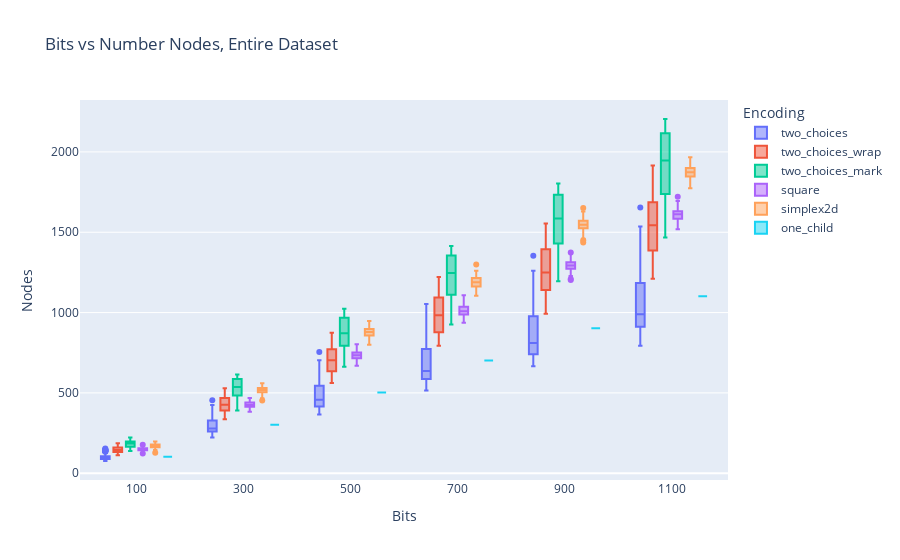
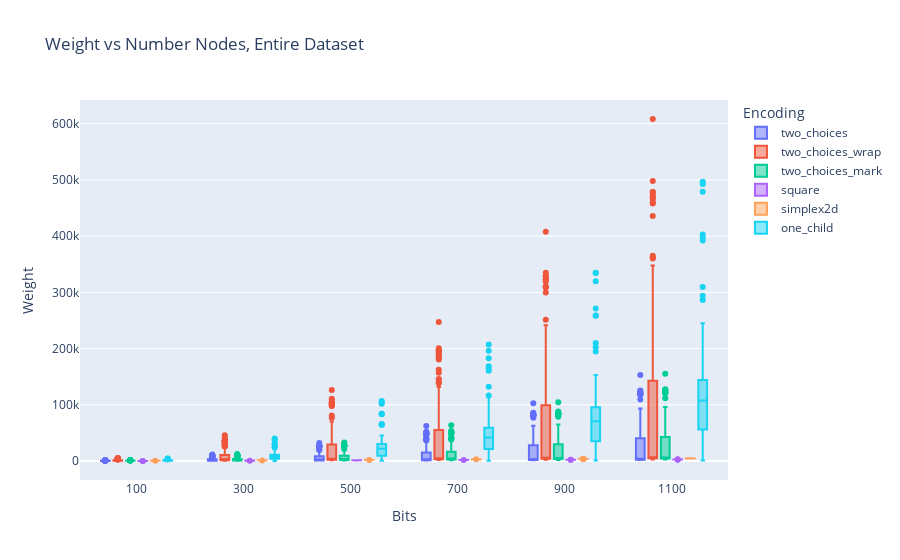
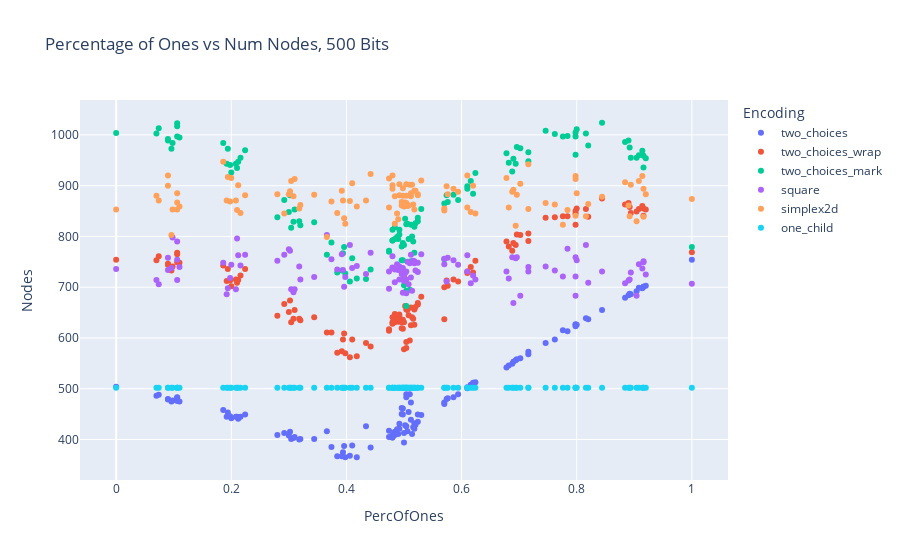
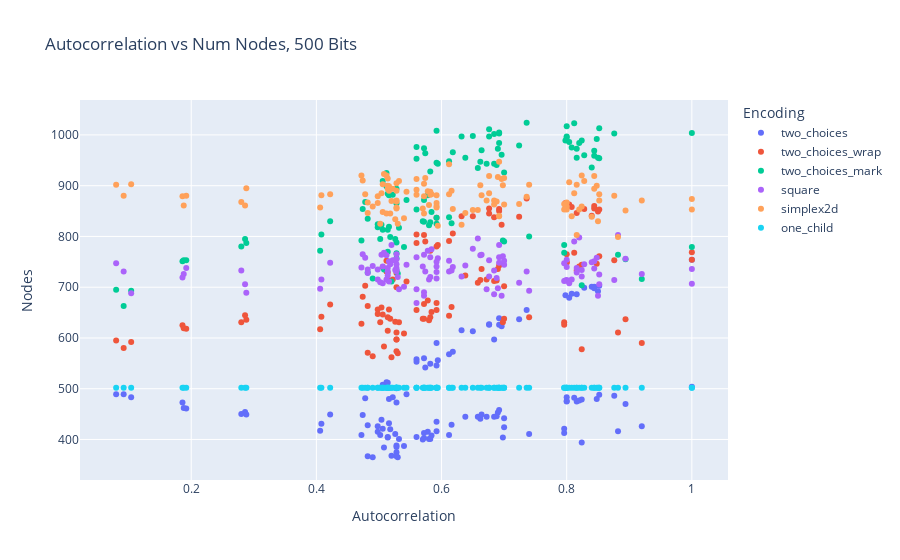

The cell these charts' notebook holds for them, in order:
### Markdown cell above
#### 4. Reports

### Code cell
fig = px.box(df, x="Bits", y="Nodes", color="Encoding", 
             title="Bits vs Number Nodes, Entire Dataset")
fig.show()

fig = px.box(df, x="Bits", y="Weight", color="Encoding", 
             title="Weight vs Number Nodes, Entire Dataset")
fig.show()

df_500 = df[df['Bits'] == 500] 
fig = px.scatter(df_500, x="PercOfOnes", y="Nodes", color="Encoding", 
             title="Percentage of Ones vs Num Nodes, 500 Bits")
fig.show()

fig = px.scatter(df_500, x="Autocorrelation", y="Nodes", color="Encoding", 
             title="Autocorrelation vs Num Nodes, 500 Bits")
fig.show()

### Figure 1 — Plotly figure (JSON) as saved in the notebook; plotly's stock layout.template omitted (floating-point values rounded to 4 significant figures; data arrays with more than 128 entries replaced by an {"elided": "..."} marker saying what was removed)
{"data": [{"alignmentgroup": "True", "hovertemplate": "Encoding=two_choices<br>Bits=%{x}<br>Nodes=%{y}<extra></extra>", "legendgroup": "two_choices", "marker": {"color": "#636efa"}, "name": "two_choices", "notched": false, "offsetgroup": "two_choices", "orientation": "v", "showlegend": true, "type": "box", "x": {"elided": "714 int values"}, "x0": " ", "xaxis": "x", "y": {"elided": "714 int values"}, "y0": " ", "yaxis": "y"}, {"alignmentgroup": "True", "hovertemplate": "Encoding=two_choices_wrap<br>Bits=%{x}<br>Nodes=%{y}<extra></extra>", "legendgroup": "two_choices_wrap", "marker": {"color": "#EF553B"}, "name": "two_choices_wrap", "notched": false, "offsetgroup": "two_choices_wrap", "orientation": "v", "showlegend": true, "type": "box", "x": {"elided": "714 int values"}, "x0": " ", "xaxis": "x", "y": {"elided": "714 int values"}, "y0": " ", "yaxis": "y"}, {"alignmentgroup": "True", "hovertemplate": "Encoding=two_choices_mark<br>Bits=%{x}<br>Nodes=%{y}<extra></extra>", "legendgroup": "two_choices_mark", "marker": {"color": "#00cc96"}, "name": "two_choices_mark", "notched": false, "offsetgroup": "two_choices_mark", "orientation": "v", "showlegend": true, "type": "box", "x": {"elided": "714 int values"}, "x0": " ", "xaxis": "x", "y": {"elided": "714 int values"}, "y0": " ", "yaxis": "y"}, {"alignmentgroup": "True", "hovertemplate": "Encoding=square<br>Bits=%{x}<br>Nodes=%{y}<extra></extra>", "legendgroup": "square", "marker": {"color": "#ab63fa"}, "name": "square", "notched": false, "offsetgroup": "square", "orientation": "v", "showlegend": true, "type": "box", "x": {"elided": "714 int values"}, "x0": " ", "xaxis": "x", "y": {"elided": "714 int values"}, "y0": " ", "yaxis": "y"}, {"alignmentgroup": "True", "hovertemplate": "Encoding=simplex2d<br>Bits=%{x}<br>Nodes=%{y}<extra></extra>", "legendgroup": "simplex2d", "marker": {"color": "#FFA15A"}, "name": "simplex2d", "notched": false, "offsetgroup": "simplex2d", "orientation": "v", "showlegend": true, "type": "box", "x": {"elided": "714 int values"}, "x0": " ", "xaxis": "x", "y": {"elided": "714 int values"}, "y0": " ", "yaxis": "y"}, {"alignmentgroup": "True", "hovertemplate": "Encoding=one_child<br>Bits=%{x}<br>Nodes=%{y}<extra></extra>", "legendgroup": "one_child", "marker": {"color": "#19d3f3"}, "name": "one_child", "notched": false, "offsetgroup": "one_child", "orientation": "v", "showlegend": true, "type": "box", "x": {"elided": "714 int values"}, "x0": " ", "xaxis": "x", "y": {"elided": "714 int values"}, "y0": " ", "yaxis": "y"}], "layout": {"boxmode": "group", "legend": {"title": {"text": "Encoding"}, "tracegroupgap": 0}, "title": {"text": "Bits vs Number Nodes, Entire Dataset"}, "xaxis": {"anchor": "y", "domain": [0, 1], "title": {"text": "Bits"}}, "yaxis": {"anchor": "x", "domain": [0, 1], "title": {"text": "Nodes"}}}}

### Figure 2 — Plotly figure (JSON) as saved in the notebook; plotly's stock layout.template omitted (floating-point values rounded to 4 significant figures; data arrays with more than 128 entries replaced by an {"elided": "..."} marker saying what was removed)
{"data": [{"alignmentgroup": "True", "hovertemplate": "Encoding=two_choices<br>Bits=%{x}<br>Weight=%{y}<extra></extra>", "legendgroup": "two_choices", "marker": {"color": "#636efa"}, "name": "two_choices", "notched": false, "offsetgroup": "two_choices", "orientation": "v", "showlegend": true, "type": "box", "x": {"elided": "714 int values"}, "x0": " ", "xaxis": "x", "y": {"elided": "714 int values"}, "y0": " ", "yaxis": "y"}, {"alignmentgroup": "True", "hovertemplate": "Encoding=two_choices_wrap<br>Bits=%{x}<br>Weight=%{y}<extra></extra>", "legendgroup": "two_choices_wrap", "marker": {"color": "#EF553B"}, "name": "two_choices_wrap", "notched": false, "offsetgroup": "two_choices_wrap", "orientation": "v", "showlegend": true, "type": "box", "x": {"elided": "714 int values"}, "x0": " ", "xaxis": "x", "y": {"elided": "714 int values"}, "y0": " ", "yaxis": "y"}, {"alignmentgroup": "True", "hovertemplate": "Encoding=two_choices_mark<br>Bits=%{x}<br>Weight=%{y}<extra></extra>", "legendgroup": "two_choices_mark", "marker": {"color": "#00cc96"}, "name": "two_choices_mark", "notched": false, "offsetgroup": "two_choices_mark", "orientation": "v", "showlegend": true, "type": "box", "x": {"elided": "714 int values"}, "x0": " ", "xaxis": "x", "y": {"elided": "714 int values"}, "y0": " ", "yaxis": "y"}, {"alignmentgroup": "True", "hovertemplate": "Encoding=square<br>Bits=%{x}<br>Weight=%{y}<extra></extra>", "legendgroup": "square", "marker": {"color": "#ab63fa"}, "name": "square", "notched": false, "offsetgroup": "square", "orientation": "v", "showlegend": true, "type": "box", "x": {"elided": "714 int values"}, "x0": " ", "xaxis": "x", "y": {"elided": "714 int values"}, "y0": " ", "yaxis": "y"}, {"alignmentgroup": "True", "hovertemplate": "Encoding=simplex2d<br>Bits=%{x}<br>Weight=%{y}<extra></extra>", "legendgroup": "simplex2d", "marker": {"color": "#FFA15A"}, "name": "simplex2d", "notched": false, "offsetgroup": "simplex2d", "orientation": "v", "showlegend": true, "type": "box", "x": {"elided": "714 int values"}, "x0": " ", "xaxis": "x", "y": {"elided": "714 int values"}, "y0": " ", "yaxis": "y"}, {"alignmentgroup": "True", "hovertemplate": "Encoding=one_child<br>Bits=%{x}<br>Weight=%{y}<extra></extra>", "legendgroup": "one_child", "marker": {"color": "#19d3f3"}, "name": "one_child", "notched": false, "offsetgroup": "one_child", "orientation": "v", "showlegend": true, "type": "box", "x": {"elided": "714 int values"}, "x0": " ", "xaxis": "x", "y": {"elided": "714 int values"}, "y0": " ", "yaxis": "y"}], "layout": {"boxmode": "group", "legend": {"title": {"text": "Encoding"}, "tracegroupgap": 0}, "title": {"text": "Weight vs Number Nodes, Entire Dataset"}, "xaxis": {"anchor": "y", "domain": [0, 1], "title": {"text": "Bits"}}, "yaxis": {"anchor": "x", "domain": [0, 1], "title": {"text": "Weight"}}}}

### Figure 3 — Plotly figure (JSON) as saved in the notebook; plotly's stock layout.template omitted (floating-point values rounded to 4 significant figures)
{"data": [{"hovertemplate": "Encoding=two_choices<br>PercOfOnes=%{x}<br>Nodes=%{y}<extra></extra>", "legendgroup": "two_choices", "marker": {"color": "#636efa", "symbol": "circle"}, "mode": "markers", "name": "two_choices", "orientation": "v", "showlegend": true, "type": "scatter", "x": [0.07, 0.11, 0.106, 0.106, 0.074, 0.09, 0.09, 0.096, 0.098, 0.106, 0.212, 0.2, 0.192, 0.21, 0.194, 0.216, 0.224, 0.208, 0.186, 0.198, 0.32, 0.308, 0.302, 0.344, 0.292, 0.304, 0.318, 0.28, 0.31, 0.3, 0.41, 0.442, 0.384, 0.374, 0.398, 0.394, 0.396, 0.418, 0.392, 0.406, 0.504, 0.518, 0.474, 0.49, 0.484, 0.484, 0.48, 0.53, 0.492, 0.48, 0.576, 0.624, 0.574, 0.586, 0.61, 0.61, 0.616, 0.57, 0.62, 0.594, 0.716, 0.694, 0.688, 0.716, 0.702, 0.682, 0.696, 0.746, 0.69, 0.678, 0.798, 0.8, 0.776, 0.784, 0.82, 0.844, 0.798, 0.798, 0.762, 0.816, 0.89, 0.884, 0.894, 0.916, 0.916, 0.904, 0.892, 0.914, 0.908, 0.92, 0, 1, 0.51, 0.504, 0.504, 0.512, 0.498, 0.496, 0.496, 0.508, 0.498, 0.474, 0.492, 0.524, 0.512, 0.502, 0.488, 0.524, 0.506, 0.52, 0.514, 0.516, 0.48, 0.5, 0.5, 0.518, 0.434, 0.366, 0.57], "xaxis": "x", "y": [486, 475, 482, 483, 488, 480, 479, 475, 477, 476, 441, 442, 445, 445, 453, 445, 449, 445, 458, 446, 401, 403, 415, 401, 413, 401, 400, 409, 405, 408, 388, 384, 367, 385, 365, 375, 387, 365, 367, 368, 426, 432, 405, 411, 409, 415, 409, 448, 421, 404, 481, 513, 480, 483, 503, 501, 508, 473, 512, 489, 568, 556, 549, 573, 560, 546, 558, 590, 553, 542, 627, 626, 615, 613, 637, 655, 626, 623, 597, 639, 684, 679, 686, 701, 701, 692, 687, 698, 699, 703, 504, 754, 489, 489, 483, 473, 461, 462, 450, 454, 449, 417, 431, 449, 439, 428, 420, 435, 416, 429, 411, 424, 404, 394, 413, 421, 426, 416, 470], "yaxis": "y"}, {"hovertemplate": "Encoding=two_choices_wrap<br>PercOfOnes=%{x}<br>Nodes=%{y}<extra></extra>", "legendgroup": "two_choices_wrap", "marker": {"color": "#EF553B", "symbol": "circle"}, "mode": "markers", "name": "two_choices_wrap", "orientation": "v", "showlegend": true, "type": "scatter", "x": [0.07, 0.11, 0.106, 0.106, 0.074, 0.09, 0.09, 0.096, 0.098, 0.106, 0.212, 0.2, 0.192, 0.21, 0.194, 0.216, 0.224, 0.208, 0.186, 0.198, 0.32, 0.308, 0.302, 0.344, 0.292, 0.304, 0.318, 0.28, 0.31, 0.3, 0.41, 0.442, 0.384, 0.374, 0.398, 0.394, 0.396, 0.418, 0.392, 0.406, 0.504, 0.518, 0.474, 0.49, 0.484, 0.484, 0.48, 0.53, 0.492, 0.48, 0.576, 0.624, 0.574, 0.586, 0.61, 0.61, 0.616, 0.57, 0.62, 0.594, 0.716, 0.694, 0.688, 0.716, 0.702, 0.682, 0.696, 0.746, 0.69, 0.678, 0.798, 0.8, 0.776, 0.784, 0.82, 0.844, 0.798, 0.798, 0.762, 0.816, 0.89, 0.884, 0.894, 0.916, 0.916, 0.904, 0.892, 0.914, 0.908, 0.92, 0, 1, 0.51, 0.504, 0.504, 0.512, 0.498, 0.496, 0.496, 0.508, 0.498, 0.474, 0.492, 0.524, 0.512, 0.502, 0.488, 0.524, 0.506, 0.52, 0.514, 0.516, 0.48, 0.5, 0.5, 0.518, 0.434, 0.366, 0.57], "xaxis": "x", "y": [753, 748, 768, 765, 761, 746, 744, 733, 741, 749, 714, 702, 712, 709, 736, 723, 736, 715, 743, 713, 635, 638, 674, 641, 667, 631, 638, 644, 655, 651, 597, 583, 571, 611, 570, 597, 609, 564, 574, 562, 656, 656, 614, 632, 631, 647, 628, 681, 646, 641, 703, 752, 713, 715, 731, 728, 740, 700, 729, 711, 791, 783, 772, 806, 803, 780, 804, 837, 787, 790, 845, 855, 840, 840, 839, 875, 850, 823, 838, 854, 866, 863, 846, 855, 841, 849, 858, 860, 854, 853, 754, 769, 595, 580, 592, 625, 618, 619, 631, 645, 636, 617, 642, 666, 660, 663, 638, 669, 655, 661, 641, 638, 631, 578, 631, 626, 590, 611, 637], "yaxis": "y"}, {"hovertemplate": "Encoding=two_choices_mark<br>PercOfOnes=%{x}<br>Nodes=%{y}<extra></extra>", "legendgroup": "two_choices_mark", "marker": {"color": "#00cc96", "symbol": "circle"}, "mode": "markers", "name": "two_choices_mark", "orientation": "v", "showlegend": true, "type": "scatter", "x": [0.07, 0.11, 0.106, 0.106, 0.074, 0.09, 0.09, 0.096, 0.098, 0.106, 0.212, 0.2, 0.192, 0.21, 0.194, 0.216, 0.224, 0.208, 0.186, 0.198, 0.32, 0.308, 0.302, 0.344, 0.292, 0.304, 0.318, 0.28, 0.31, 0.3, 0.41, 0.442, 0.384, 0.374, 0.398, 0.394, 0.396, 0.418, 0.392, 0.406, 0.504, 0.518, 0.474, 0.49, 0.484, 0.484, 0.48, 0.53, 0.492, 0.48, 0.576, 0.624, 0.574, 0.586, 0.61, 0.61, 0.616, 0.57, 0.62, 0.594, 0.716, 0.694, 0.688, 0.716, 0.702, 0.682, 0.696, 0.746, 0.69, 0.678, 0.798, 0.8, 0.776, 0.784, 0.82, 0.844, 0.798, 0.798, 0.762, 0.816, 0.89, 0.884, 0.894, 0.916, 0.916, 0.904, 0.892, 0.914, 0.908, 0.92, 0, 1, 0.51, 0.504, 0.504, 0.512, 0.498, 0.496, 0.496, 0.508, 0.498, 0.474, 0.492, 0.524, 0.512, 0.502, 0.488, 0.524, 0.506, 0.52, 0.514, 0.516, 0.48, 0.5, 0.5, 0.518, 0.434, 0.366, 0.57], "xaxis": "x", "y": [1003, 995, 1023, 1017, 1013, 992, 989, 973, 984, 997, 947, 926, 943, 935, 973, 955, 970, 943, 984, 941, 822, 829, 881, 828, 872, 817, 830, 838, 853, 848, 757, 735, 729, 788, 727, 767, 779, 717, 733, 711, 824, 819, 770, 795, 795, 818, 792, 854, 813, 813, 868, 925, 881, 882, 899, 894, 909, 865, 884, 872, 948, 943, 928, 966, 974, 945, 976, 1008, 953, 964, 997, 1011, 997, 998, 979, 1024, 1005, 961, 1002, 1003, 989, 986, 955, 959, 936, 955, 975, 969, 960, 954, 1004, 779, 695, 663, 693, 751, 753, 753, 780, 795, 787, 772, 804, 830, 823, 835, 799, 837, 825, 826, 800, 790, 792, 704, 783, 768, 716, 764, 755], "yaxis": "y"}, {"hovertemplate": "Encoding=square<br>PercOfOnes=%{x}<br>Nodes=%{y}<extra></extra>", "legendgroup": "square", "marker": {"color": "#ab63fa", "symbol": "circle"}, "mode": "markers", "name": "square", "orientation": "v", "showlegend": true, "type": "scatter", "x": [0.07, 0.11, 0.106, 0.106, 0.074, 0.09, 0.09, 0.096, 0.098, 0.106, 0.212, 0.2, 0.192, 0.21, 0.194, 0.216, 0.224, 0.208, 0.186, 0.198, 0.32, 0.308, 0.302, 0.344, 0.292, 0.304, 0.318, 0.28, 0.31, 0.3, 0.41, 0.442, 0.384, 0.374, 0.398, 0.394, 0.396, 0.418, 0.392, 0.406, 0.504, 0.518, 0.474, 0.49, 0.484, 0.484, 0.48, 0.53, 0.492, 0.48, 0.576, 0.624, 0.574, 0.586, 0.61, 0.61, 0.616, 0.57, 0.62, 0.594, 0.716, 0.694, 0.688, 0.716, 0.702, 0.682, 0.696, 0.746, 0.69, 0.678, 0.798, 0.8, 0.776, 0.784, 0.82, 0.844, 0.798, 0.798, 0.762, 0.816, 0.89, 0.884, 0.894, 0.916, 0.916, 0.904, 0.892, 0.914, 0.908, 0.92, 0, 1, 0.51, 0.504, 0.504, 0.512, 0.498, 0.496, 0.496, 0.508, 0.498, 0.474, 0.492, 0.524, 0.512, 0.502, 0.488, 0.524, 0.506, 0.52, 0.514, 0.516, 0.48, 0.5, 0.5, 0.518, 0.434, 0.366, 0.57], "xaxis": "x", "y": [714, 740, 790, 754, 706, 758, 734, 738, 798, 714, 763, 744, 686, 796, 698, 743, 764, 696, 748, 718, 715, 690, 772, 720, 764, 696, 741, 752, 696, 775, 738, 768, 735, 755, 720, 734, 701, 742, 765, 783, 715, 751, 731, 734, 710, 735, 739, 765, 741, 738, 758, 715, 711, 753, 763, 731, 708, 745, 723, 744, 731, 757, 759, 740, 683, 717, 759, 741, 669, 731, 721, 753, 721, 776, 709, 731, 759, 683, 733, 783, 713, 708, 729, 751, 749, 683, 715, 737, 745, 725, 736, 707, 747, 731, 688, 719, 738, 726, 733, 706, 689, 697, 715, 748, 764, 728, 745, 730, 750, 733, 693, 752, 761, 721, 712, 747, 726, 803, 756], "yaxis": "y"}, {"hovertemplate": "Encoding=simplex2d<br>PercOfOnes=%{x}<br>Nodes=%{y}<extra></extra>", "legendgroup": "simplex2d", "marker": {"color": "#FFA15A", "symbol": "circle"}, "mode": "markers", "name": "simplex2d", "orientation": "v", "showlegend": true, "type": "scatter", "x": [0.07, 0.11, 0.106, 0.106, 0.074, 0.09, 0.09, 0.096, 0.098, 0.106, 0.212, 0.2, 0.192, 0.21, 0.194, 0.216, 0.224, 0.208, 0.186, 0.198, 0.32, 0.308, 0.302, 0.344, 0.292, 0.304, 0.318, 0.28, 0.31, 0.3, 0.41, 0.442, 0.384, 0.374, 0.398, 0.394, 0.396, 0.418, 0.392, 0.406, 0.504, 0.518, 0.474, 0.49, 0.484, 0.484, 0.48, 0.53, 0.492, 0.48, 0.576, 0.624, 0.574, 0.586, 0.61, 0.61, 0.616, 0.57, 0.62, 0.594, 0.716, 0.694, 0.688, 0.716, 0.702, 0.682, 0.696, 0.746, 0.69, 0.678, 0.798, 0.8, 0.776, 0.784, 0.82, 0.844, 0.798, 0.798, 0.762, 0.816, 0.89, 0.884, 0.894, 0.916, 0.916, 0.904, 0.892, 0.914, 0.908, 0.92, 0, 1, 0.51, 0.504, 0.504, 0.512, 0.498, 0.496, 0.496, 0.508, 0.498, 0.474, 0.492, 0.524, 0.512, 0.502, 0.488, 0.524, 0.506, 0.52, 0.514, 0.516, 0.48, 0.5, 0.5, 0.518, 0.434, 0.366, 0.57], "xaxis": "x", "y": [880, 859, 885, 853, 871, 900, 920, 803, 853, 867, 901, 915, 871, 852, 917, 846, 881, 871, 947, 869, 862, 879, 889, 882, 845, 909, 855, 883, 913, 883, 905, 923, 846, 869, 825, 871, 836, 859, 890, 870, 866, 890, 914, 834, 825, 879, 920, 910, 903, 894, 883, 845, 899, 894, 920, 857, 848, 855, 900, 888, 942, 821, 888, 854, 904, 857, 882, 866, 892, 915, 919, 885, 823, 852, 864, 878, 841, 913, 863, 840, 861, 907, 902, 894, 839, 830, 840, 919, 909, 883, 853, 874, 902, 880, 903, 879, 880, 861, 868, 861, 895, 857, 881, 883, 885, 867, 845, 881, 860, 890, 902, 863, 901, 859, 864, 853, 871, 799, 851], "yaxis": "y"}, {"hovertemplate": "Encoding=one_child<br>PercOfOnes=%{x}<br>Nodes=%{y}<extra></extra>", "legendgroup": "one_child", "marker": {"color": "#19d3f3", "symbol": "circle"}, "mode": "markers", "name": "one_child", "orientation": "v", "showlegend": true, "type": "scatter", "x": [0.07, 0.11, 0.106, 0.106, 0.074, 0.09, 0.09, 0.096, 0.098, 0.106, 0.212, 0.2, 0.192, 0.21, 0.194, 0.216, 0.224, 0.208, 0.186, 0.198, 0.32, 0.308, 0.302, 0.344, 0.292, 0.304, 0.318, 0.28, 0.31, 0.3, 0.41, 0.442, 0.384, 0.374, 0.398, 0.394, 0.396, 0.418, 0.392, 0.406, 0.504, 0.518, 0.474, 0.49, 0.484, 0.484, 0.48, 0.53, 0.492, 0.48, 0.576, 0.624, 0.574, 0.586, 0.61, 0.61, 0.616, 0.57, 0.62, 0.594, 0.716, 0.694, 0.688, 0.716, 0.702, 0.682, 0.696, 0.746, 0.69, 0.678, 0.798, 0.8, 0.776, 0.784, 0.82, 0.844, 0.798, 0.798, 0.762, 0.816, 0.89, 0.884, 0.894, 0.916, 0.916, 0.904, 0.892, 0.914, 0.908, 0.92, 0, 1, 0.51, 0.504, 0.504, 0.512, 0.498, 0.496, 0.496, 0.508, 0.498, 0.474, 0.492, 0.524, 0.512, 0.502, 0.488, 0.524, 0.506, 0.52, 0.514, 0.516, 0.48, 0.5, 0.5, 0.518, 0.434, 0.366, 0.57], "xaxis": "x", "y": [502, 502, 502, 502, 502, 502, 502, 502, 502, 502, 502, 502, 502, 502, 502, 502, 502, 502, 502, 502, 502, 502, 502, 502, 502, 502, 502, 502, 502, 502, 502, 502, 502, 502, 502, 502, 502, 502, 502, 502, 502, 502, 502, 502, 502, 502, 502, 502, 502, 502, 502, 502, 502, 502, 502, 502, 502, 502, 502, 502, 502, 502, 502, 502, 502, 502, 502, 502, 502, 502, 502, 502, 502, 502, 502, 502, 502, 502, 502, 502, 502, 502, 502, 502, 502, 502, 502, 502, 502, 502, 502, 502, 502, 502, 502, 502, 502, 502, 502, 502, 502, 502, 502, 502, 502, 502, 502, 502, 502, 502, 502, 502, 502, 502, 502, 502, 502, 502, 502], "yaxis": "y"}], "layout": {"legend": {"title": {"text": "Encoding"}, "tracegroupgap": 0}, "title": {"text": "Percentage of Ones vs Num Nodes, 500 Bits"}, "xaxis": {"anchor": "y", "domain": [0, 1], "title": {"text": "PercOfOnes"}}, "yaxis": {"anchor": "x", "domain": [0, 1], "title": {"text": "Nodes"}}}}

### Figure 4 — Plotly figure (JSON) as saved in the notebook; plotly's stock layout.template omitted (floating-point values rounded to 4 significant figures)
{"data": [{"hovertemplate": "Encoding=two_choices<br>Autocorrelation=%{x}<br>Nodes=%{y}<extra></extra>", "legendgroup": "two_choices", "marker": {"color": "#636efa", "symbol": "circle"}, "mode": "markers", "name": "two_choices", "orientation": "v", "showlegend": true, "type": "scatter", "x": [0.876, 0.8, 0.812, 0.8, 0.852, 0.848, 0.824, 0.816, 0.82, 0.8, 0.662, 0.7, 0.684, 0.658, 0.69, 0.638, 0.664, 0.672, 0.692, 0.688, 0.58, 0.572, 0.578, 0.582, 0.572, 0.532, 0.57, 0.612, 0.56, 0.584, 0.528, 0.508, 0.482, 0.528, 0.53, 0.528, 0.54, 0.49, 0.528, 0.52, 0.498, 0.516, 0.514, 0.526, 0.502, 0.498, 0.472, 0.474, 0.506, 0.514, 0.478, 0.512, 0.516, 0.522, 0.512, 0.528, 0.506, 0.528, 0.514, 0.544, 0.612, 0.594, 0.582, 0.618, 0.572, 0.592, 0.56, 0.592, 0.56, 0.574, 0.676, 0.676, 0.632, 0.65, 0.724, 0.736, 0.692, 0.696, 0.684, 0.692, 0.798, 0.804, 0.816, 0.844, 0.84, 0.85, 0.808, 0.844, 0.828, 0.852, 1, 1, 0.08, 0.092, 0.104, 0.186, 0.192, 0.188, 0.28, 0.286, 0.288, 0.406, 0.408, 0.422, 0.504, 0.482, 0.518, 0.592, 0.592, 0.616, 0.74, 0.7, 0.698, 0.824, 0.796, 0.796, 0.92, 0.882, 0.894], "xaxis": "x", "y": [486, 475, 482, 483, 488, 480, 479, 475, 477, 476, 441, 442, 445, 445, 453, 445, 449, 445, 458, 446, 401, 403, 415, 401, 413, 401, 400, 409, 405, 408, 388, 384, 367, 385, 365, 375, 387, 365, 367, 368, 426, 432, 405, 411, 409, 415, 409, 448, 421, 404, 481, 513, 480, 483, 503, 501, 508, 473, 512, 489, 568, 556, 549, 573, 560, 546, 558, 590, 553, 542, 627, 626, 615, 613, 637, 655, 626, 623, 597, 639, 684, 679, 686, 701, 701, 692, 687, 698, 699, 703, 504, 754, 489, 489, 483, 473, 461, 462, 450, 454, 449, 417, 431, 449, 439, 428, 420, 435, 416, 429, 411, 424, 404, 394, 413, 421, 426, 416, 470], "yaxis": "y"}, {"hovertemplate": "Encoding=two_choices_wrap<br>Autocorrelation=%{x}<br>Nodes=%{y}<extra></extra>", "legendgroup": "two_choices_wrap", "marker": {"color": "#EF553B", "symbol": "circle"}, "mode": "markers", "name": "two_choices_wrap", "orientation": "v", "showlegend": true, "type": "scatter", "x": [0.876, 0.8, 0.812, 0.8, 0.852, 0.848, 0.824, 0.816, 0.82, 0.8, 0.662, 0.7, 0.684, 0.658, 0.69, 0.638, 0.664, 0.672, 0.692, 0.688, 0.58, 0.572, 0.578, 0.582, 0.572, 0.532, 0.57, 0.612, 0.56, 0.584, 0.528, 0.508, 0.482, 0.528, 0.53, 0.528, 0.54, 0.49, 0.528, 0.52, 0.498, 0.516, 0.514, 0.526, 0.502, 0.498, 0.472, 0.474, 0.506, 0.514, 0.478, 0.512, 0.516, 0.522, 0.512, 0.528, 0.506, 0.528, 0.514, 0.544, 0.612, 0.594, 0.582, 0.618, 0.572, 0.592, 0.56, 0.592, 0.56, 0.574, 0.676, 0.676, 0.632, 0.65, 0.724, 0.736, 0.692, 0.696, 0.684, 0.692, 0.798, 0.804, 0.816, 0.844, 0.84, 0.85, 0.808, 0.844, 0.828, 0.852, 1, 1, 0.08, 0.092, 0.104, 0.186, 0.192, 0.188, 0.28, 0.286, 0.288, 0.406, 0.408, 0.422, 0.504, 0.482, 0.518, 0.592, 0.592, 0.616, 0.74, 0.7, 0.698, 0.824, 0.796, 0.796, 0.92, 0.882, 0.894], "xaxis": "x", "y": [753, 748, 768, 765, 761, 746, 744, 733, 741, 749, 714, 702, 712, 709, 736, 723, 736, 715, 743, 713, 635, 638, 674, 641, 667, 631, 638, 644, 655, 651, 597, 583, 571, 611, 570, 597, 609, 564, 574, 562, 656, 656, 614, 632, 631, 647, 628, 681, 646, 641, 703, 752, 713, 715, 731, 728, 740, 700, 729, 711, 791, 783, 772, 806, 803, 780, 804, 837, 787, 790, 845, 855, 840, 840, 839, 875, 850, 823, 838, 854, 866, 863, 846, 855, 841, 849, 858, 860, 854, 853, 754, 769, 595, 580, 592, 625, 618, 619, 631, 645, 636, 617, 642, 666, 660, 663, 638, 669, 655, 661, 641, 638, 631, 578, 631, 626, 590, 611, 637], "yaxis": "y"}, {"hovertemplate": "Encoding=two_choices_mark<br>Autocorrelation=%{x}<br>Nodes=%{y}<extra></extra>", "legendgroup": "two_choices_mark", "marker": {"color": "#00cc96", "symbol": "circle"}, "mode": "markers", "name": "two_choices_mark", "orientation": "v", "showlegend": true, "type": "scatter", "x": [0.876, 0.8, 0.812, 0.8, 0.852, 0.848, 0.824, 0.816, 0.82, 0.8, 0.662, 0.7, 0.684, 0.658, 0.69, 0.638, 0.664, 0.672, 0.692, 0.688, 0.58, 0.572, 0.578, 0.582, 0.572, 0.532, 0.57, 0.612, 0.56, 0.584, 0.528, 0.508, 0.482, 0.528, 0.53, 0.528, 0.54, 0.49, 0.528, 0.52, 0.498, 0.516, 0.514, 0.526, 0.502, 0.498, 0.472, 0.474, 0.506, 0.514, 0.478, 0.512, 0.516, 0.522, 0.512, 0.528, 0.506, 0.528, 0.514, 0.544, 0.612, 0.594, 0.582, 0.618, 0.572, 0.592, 0.56, 0.592, 0.56, 0.574, 0.676, 0.676, 0.632, 0.65, 0.724, 0.736, 0.692, 0.696, 0.684, 0.692, 0.798, 0.804, 0.816, 0.844, 0.84, 0.85, 0.808, 0.844, 0.828, 0.852, 1, 1, 0.08, 0.092, 0.104, 0.186, 0.192, 0.188, 0.28, 0.286, 0.288, 0.406, 0.408, 0.422, 0.504, 0.482, 0.518, 0.592, 0.592, 0.616, 0.74, 0.7, 0.698, 0.824, 0.796, 0.796, 0.92, 0.882, 0.894], "xaxis": "x", "y": [1003, 995, 1023, 1017, 1013, 992, 989, 973, 984, 997, 947, 926, 943, 935, 973, 955, 970, 943, 984, 941, 822, 829, 881, 828, 872, 817, 830, 838, 853, 848, 757, 735, 729, 788, 727, 767, 779, 717, 733, 711, 824, 819, 770, 795, 795, 818, 792, 854, 813, 813, 868, 925, 881, 882, 899, 894, 909, 865, 884, 872, 948, 943, 928, 966, 974, 945, 976, 1008, 953, 964, 997, 1011, 997, 998, 979, 1024, 1005, 961, 1002, 1003, 989, 986, 955, 959, 936, 955, 975, 969, 960, 954, 1004, 779, 695, 663, 693, 751, 753, 753, 780, 795, 787, 772, 804, 830, 823, 835, 799, 837, 825, 826, 800, 790, 792, 704, 783, 768, 716, 764, 755], "yaxis": "y"}, {"hovertemplate": "Encoding=square<br>Autocorrelation=%{x}<br>Nodes=%{y}<extra></extra>", "legendgroup": "square", "marker": {"color": "#ab63fa", "symbol": "circle"}, "mode": "markers", "name": "square", "orientation": "v", "showlegend": true, "type": "scatter", "x": [0.876, 0.8, 0.812, 0.8, 0.852, 0.848, 0.824, 0.816, 0.82, 0.8, 0.662, 0.7, 0.684, 0.658, 0.69, 0.638, 0.664, 0.672, 0.692, 0.688, 0.58, 0.572, 0.578, 0.582, 0.572, 0.532, 0.57, 0.612, 0.56, 0.584, 0.528, 0.508, 0.482, 0.528, 0.53, 0.528, 0.54, 0.49, 0.528, 0.52, 0.498, 0.516, 0.514, 0.526, 0.502, 0.498, 0.472, 0.474, 0.506, 0.514, 0.478, 0.512, 0.516, 0.522, 0.512, 0.528, 0.506, 0.528, 0.514, 0.544, 0.612, 0.594, 0.582, 0.618, 0.572, 0.592, 0.56, 0.592, 0.56, 0.574, 0.676, 0.676, 0.632, 0.65, 0.724, 0.736, 0.692, 0.696, 0.684, 0.692, 0.798, 0.804, 0.816, 0.844, 0.84, 0.85, 0.808, 0.844, 0.828, 0.852, 1, 1, 0.08, 0.092, 0.104, 0.186, 0.192, 0.188, 0.28, 0.286, 0.288, 0.406, 0.408, 0.422, 0.504, 0.482, 0.518, 0.592, 0.592, 0.616, 0.74, 0.7, 0.698, 0.824, 0.796, 0.796, 0.92, 0.882, 0.894], "xaxis": "x", "y": [714, 740, 790, 754, 706, 758, 734, 738, 798, 714, 763, 744, 686, 796, 698, 743, 764, 696, 748, 718, 715, 690, 772, 720, 764, 696, 741, 752, 696, 775, 738, 768, 735, 755, 720, 734, 701, 742, 765, 783, 715, 751, 731, 734, 710, 735, 739, 765, 741, 738, 758, 715, 711, 753, 763, 731, 708, 745, 723, 744, 731, 757, 759, 740, 683, 717, 759, 741, 669, 731, 721, 753, 721, 776, 709, 731, 759, 683, 733, 783, 713, 708, 729, 751, 749, 683, 715, 737, 745, 725, 736, 707, 747, 731, 688, 719, 738, 726, 733, 706, 689, 697, 715, 748, 764, 728, 745, 730, 750, 733, 693, 752, 761, 721, 712, 747, 726, 803, 756], "yaxis": "y"}, {"hovertemplate": "Encoding=simplex2d<br>Autocorrelation=%{x}<br>Nodes=%{y}<extra></extra>", "legendgroup": "simplex2d", "marker": {"color": "#FFA15A", "symbol": "circle"}, "mode": "markers", "name": "simplex2d", "orientation": "v", "showlegend": true, "type": "scatter", "x": [0.876, 0.8, 0.812, 0.8, 0.852, 0.848, 0.824, 0.816, 0.82, 0.8, 0.662, 0.7, 0.684, 0.658, 0.69, 0.638, 0.664, 0.672, 0.692, 0.688, 0.58, 0.572, 0.578, 0.582, 0.572, 0.532, 0.57, 0.612, 0.56, 0.584, 0.528, 0.508, 0.482, 0.528, 0.53, 0.528, 0.54, 0.49, 0.528, 0.52, 0.498, 0.516, 0.514, 0.526, 0.502, 0.498, 0.472, 0.474, 0.506, 0.514, 0.478, 0.512, 0.516, 0.522, 0.512, 0.528, 0.506, 0.528, 0.514, 0.544, 0.612, 0.594, 0.582, 0.618, 0.572, 0.592, 0.56, 0.592, 0.56, 0.574, 0.676, 0.676, 0.632, 0.65, 0.724, 0.736, 0.692, 0.696, 0.684, 0.692, 0.798, 0.804, 0.816, 0.844, 0.84, 0.85, 0.808, 0.844, 0.828, 0.852, 1, 1, 0.08, 0.092, 0.104, 0.186, 0.192, 0.188, 0.28, 0.286, 0.288, 0.406, 0.408, 0.422, 0.504, 0.482, 0.518, 0.592, 0.592, 0.616, 0.74, 0.7, 0.698, 0.824, 0.796, 0.796, 0.92, 0.882, 0.894], "xaxis": "x", "y": [880, 859, 885, 853, 871, 900, 920, 803, 853, 867, 901, 915, 871, 852, 917, 846, 881, 871, 947, 869, 862, 879, 889, 882, 845, 909, 855, 883, 913, 883, 905, 923, 846, 869, 825, 871, 836, 859, 890, 870, 866, 890, 914, 834, 825, 879, 920, 910, 903, 894, 883, 845, 899, 894, 920, 857, 848, 855, 900, 888, 942, 821, 888, 854, 904, 857, 882, 866, 892, 915, 919, 885, 823, 852, 864, 878, 841, 913, 863, 840, 861, 907, 902, 894, 839, 830, 840, 919, 909, 883, 853, 874, 902, 880, 903, 879, 880, 861, 868, 861, 895, 857, 881, 883, 885, 867, 845, 881, 860, 890, 902, 863, 901, 859, 864, 853, 871, 799, 851], "yaxis": "y"}, {"hovertemplate": "Encoding=one_child<br>Autocorrelation=%{x}<br>Nodes=%{y}<extra></extra>", "legendgroup": "one_child", "marker": {"color": "#19d3f3", "symbol": "circle"}, "mode": "markers", "name": "one_child", "orientation": "v", "showlegend": true, "type": "scatter", "x": [0.876, 0.8, 0.812, 0.8, 0.852, 0.848, 0.824, 0.816, 0.82, 0.8, 0.662, 0.7, 0.684, 0.658, 0.69, 0.638, 0.664, 0.672, 0.692, 0.688, 0.58, 0.572, 0.578, 0.582, 0.572, 0.532, 0.57, 0.612, 0.56, 0.584, 0.528, 0.508, 0.482, 0.528, 0.53, 0.528, 0.54, 0.49, 0.528, 0.52, 0.498, 0.516, 0.514, 0.526, 0.502, 0.498, 0.472, 0.474, 0.506, 0.514, 0.478, 0.512, 0.516, 0.522, 0.512, 0.528, 0.506, 0.528, 0.514, 0.544, 0.612, 0.594, 0.582, 0.618, 0.572, 0.592, 0.56, 0.592, 0.56, 0.574, 0.676, 0.676, 0.632, 0.65, 0.724, 0.736, 0.692, 0.696, 0.684, 0.692, 0.798, 0.804, 0.816, 0.844, 0.84, 0.85, 0.808, 0.844, 0.828, 0.852, 1, 1, 0.08, 0.092, 0.104, 0.186, 0.192, 0.188, 0.28, 0.286, 0.288, 0.406, 0.408, 0.422, 0.504, 0.482, 0.518, 0.592, 0.592, 0.616, 0.74, 0.7, 0.698, 0.824, 0.796, 0.796, 0.92, 0.882, 0.894], "xaxis": "x", "y": [502, 502, 502, 502, 502, 502, 502, 502, 502, 502, 502, 502, 502, 502, 502, 502, 502, 502, 502, 502, 502, 502, 502, 502, 502, 502, 502, 502, 502, 502, 502, 502, 502, 502, 502, 502, 502, 502, 502, 502, 502, 502, 502, 502, 502, 502, 502, 502, 502, 502, 502, 502, 502, 502, 502, 502, 502, 502, 502, 502, 502, 502, 502, 502, 502, 502, 502, 502, 502, 502, 502, 502, 502, 502, 502, 502, 502, 502, 502, 502, 502, 502, 502, 502, 502, 502, 502, 502, 502, 502, 502, 502, 502, 502, 502, 502, 502, 502, 502, 502, 502, 502, 502, 502, 502, 502, 502, 502, 502, 502, 502, 502, 502, 502, 502, 502, 502, 502, 502], "yaxis": "y"}], "layout": {"legend": {"title": {"text": "Encoding"}, "tracegroupgap": 0}, "title": {"text": "Autocorrelation vs Num Nodes, 500 Bits"}, "xaxis": {"anchor": "y", "domain": [0, 1], "title": {"text": "Autocorrelation"}}, "yaxis": {"anchor": "x", "domain": [0, 1], "title": {"text": "Nodes"}}}}
